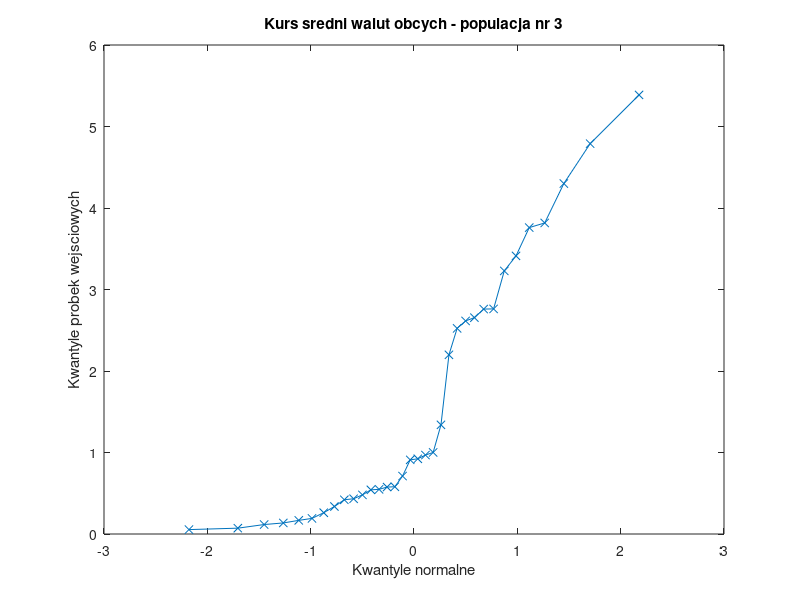

Recreate this plot in MATLAB.
% Osada Krzysztof, 2019
%
% Mamy do czynienia ze zmiennymi powiazanymi:
% kazda waluta wystepuje dokladnie 3 razy

clc; clear all; close all

M   = csvread('kursy_walut.csv', 1, 1)
C1  = M(:, 1) 
C2  = M(:, 2) 
C3  = M(:, 3)

%%{
qqplot(C3)
title('Kurs sredni walut obcych - populacja nr 3')
ylabel('Kwantyle probek wejsciowych')
xlabel('Kwantyle normalne')
%%}